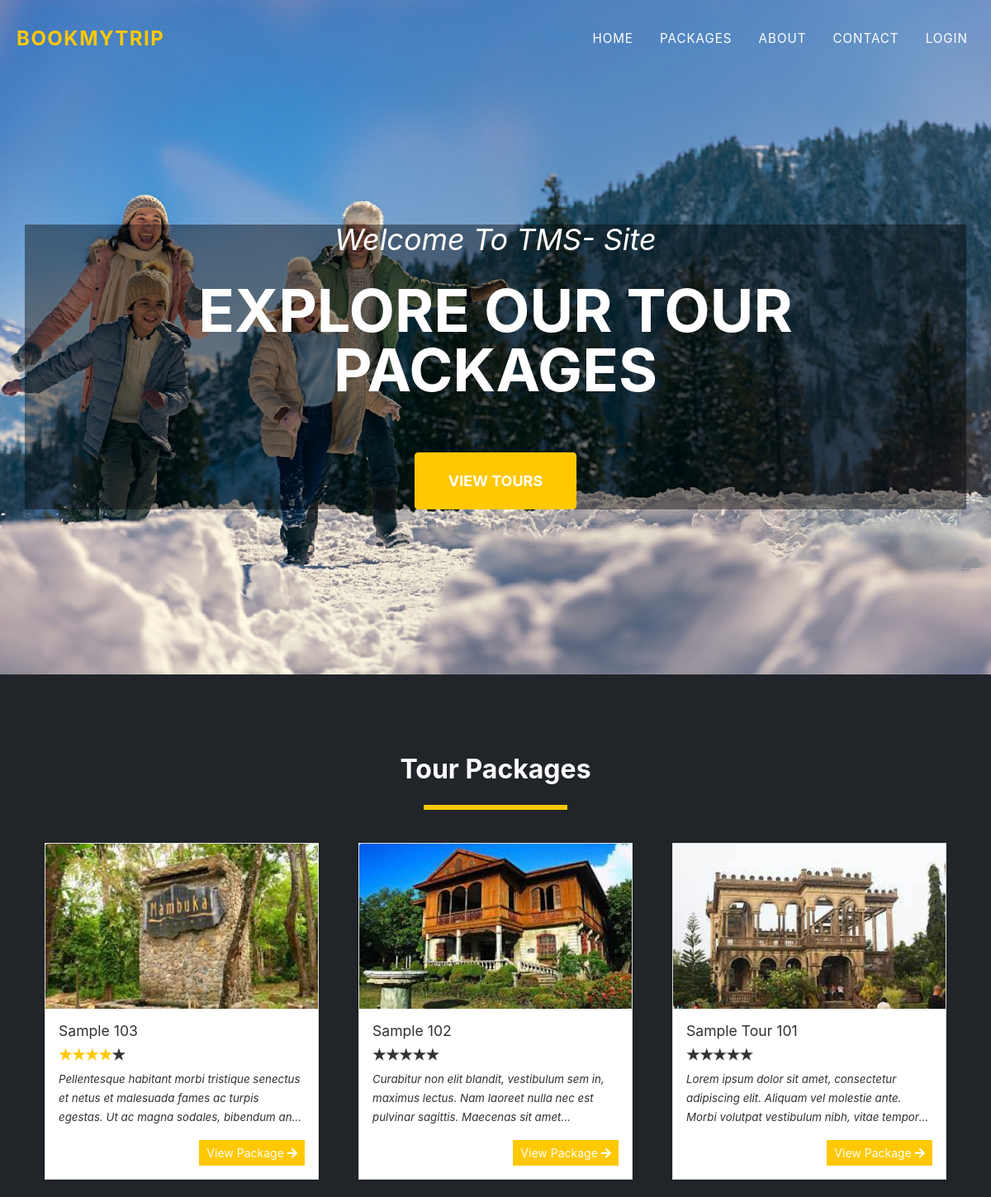
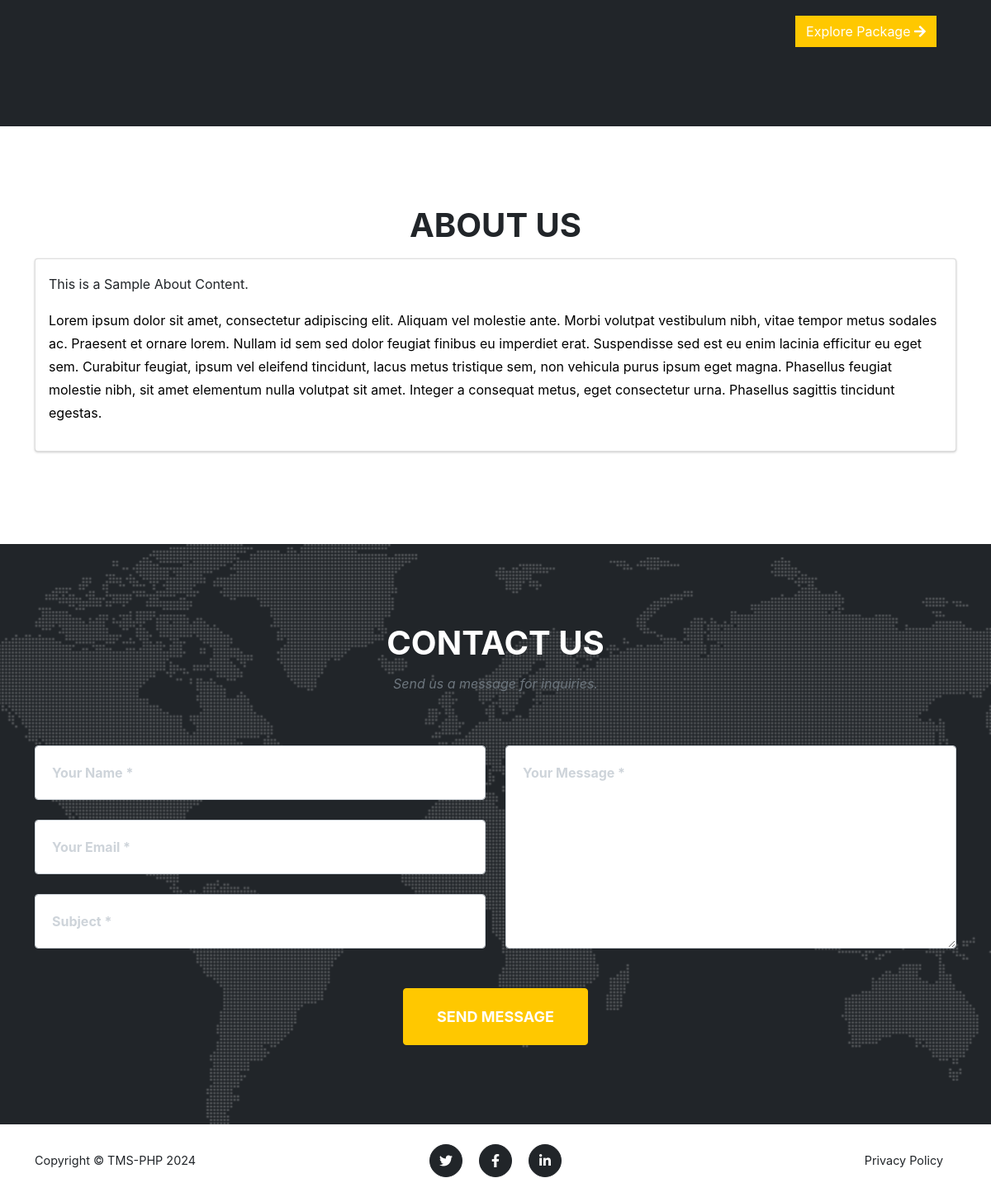
The page / on the database its author committed (2 pictures, top to bottom).
### tables this page shows
CREATE TABLE `packages` (
  `id` int(30) NOT NULL,
  `title` text DEFAULT NULL,
  `tour_location` text DEFAULT NULL,
  `cost` double NOT NULL,
  `description` text DEFAULT NULL,
  `upload_path` text DEFAULT NULL,
  `status` tinyint(4) NOT NULL DEFAULT 1 COMMENT '1 =active ,2 = Inactive',
  `date_created` datetime NOT NULL DEFAULT current_timestamp()
);

### config.php (called while the page is built, shortened)
<?php
function validate_image($file){
	if(!empty($file)){
		if(is_file(base_app.$file)){
			return base_url.$file;
		}else{
			return base_url.'dist/img/no-image-available.jpeg';
		}
	}else{
		return base_url.'dist/img/no-image-available.jpeg';
	}
}
?>

### portal.php (the view, shortened to what this page needs)
<header class="masthead">
	<div class="container">
		<div class="masthead-subheading">Welcome To TMS- Site</div>
		<div class="masthead-heading text-uppercase">Explore our Tour Packages</div>
		<a class="btn btn-primary btn-xl text-uppercase" href="#home">View Tours</a>
	</div>
</header>
<section class="page-section bg-dark" id="home">
	<div class="container">
		<h2 class="text-center">Tour Packages</h2>
	<div class="d-flex w-100 justify-content-center">
		<hr class="border-warning" style="border:3px solid" width="15%">
	</div>
	<div class="row">
		<?php
		$packages = $conn->query("SELECT * FROM `packages` order by rand() limit 3");
			while($row = $packages->fetch_assoc() ):
				$cover='';
				if(is_dir(base_app.'uploads/package_'.$row['id'])){
					$img = scandir(base_app.'uploads/package_'.$row['id']);
					$k = array_search('.',$img);
					if($k !== false)
						unset($img[$k]);
					$k = array_search('..',$img);
					if($k !== false)
						unset($img[$k]);
					$cover = isset($img[2]) ? 'uploads/package_'.$row['id'].'/'.$img[2] : "";
				}
				$row['description'] = strip_tags(stripslashes(html_entity_decode($row['description'])));
				$review = $conn->query("SELECT * FROM `rate_review` where package_id='{$row['id']}'");
				$review_count =$review->num_rows;
				$rate = 0;
				while($r= $review->fetch_assoc()){
					$rate += $r['rate'];
				}
				if($rate > 0 && $review_count > 0)
				$rate = number_format($rate/$review_count,0,"");
		?>
			<div class="col-md-4 p-4 ">
				<div class="card w-100 rounded-0">
					<img class="card-img-top" src="<?php echo validate_image($cover) ?>" alt="<?php echo $row['title'] ?>" height="200rem" style="object-fit:cover">
					<div class="card-body">
					<h5 class="card-title truncate-1 w-100"><?php echo $row['title'] ?></h5><br>
					<div class=" w-100 d-flex justify-content-start">
						<div class="stars stars-small">
								<input disabled class="star star-5" id="star-5" type="radio" name="star" <?php echo $rate == 5 ? "checked" : '' ?>/> <label class="star star-5" for="star-5"></label>
								<input disabled class="star star-4" id="star-4" type="radio" name="star" <?php echo $rate == 4 ? "checked" : '' ?>/> <label class="star star-4" for="star-4"></label>
								<input disabled class="star star-3" id="star-3" type="radio" name="star" <?php echo $rate == 3 ? "checked" : '' ?>/> <label class="star star-3" for="star-3"></label>
								<input disabled class="star star-2" id="star-2" type="radio" name="star" <?php echo $rate == 2 ? "checked" : '' ?>/> <label class="star star-2" for="star-2"></label>
								<input disabled class="star star-1" id="star-1" type="radio" name="star" <?php echo $rate == 1 ? "checked" : '' ?>/> <label class="star star-1" for="star-1"></label>
						</div>
                    </div>
    				<p class="card-text truncate"><?php echo $row['description'] ?></p>
					<div class="w-100 d-flex justify-content-end">
						<a href="./?page=view_package&id=<?php echo md5($row['id']) ?>" class="btn btn-sm btn-flat btn-warning">View Package <i class="fa fa-arrow-right"></i></a>
					</div>
					</div>
				</div>
			</div>
		<?php endwhile; ?>
	</div>
	<div class="d-flex w-100 justify-content-end">
		<a href="./?page=packages" class="btn btn-flat btn-warning mr-4">Explore Package <i class="fa fa-arrow-right"></i></a>
	</div>
	</div>
</section>
<section class="page-section" id="about">
	<div class="container">
		<div class="text-center">
			<h2 class="section-heading text-uppercase">About Us</h2>
		</div>
		<div>
			<div class="card w-100">
				<div class="card-body">
					<?php echo file_get_contents(base_app.'about.html') ?>
				</div>
			</div>
		</div>
	</div>
</section>
<section class="page-section" id="contact">
	<div class="container">
		<div class="text-center">
			<h2 class="section-heading text-uppercase">Contact Us</h2>
			<h3 class="section-subheading text-muted">Send us a message for inquiries.</h3>
		</div>
		<form id="contactForm" >
			<div class="row align-items-stretch mb-5">
				<div class="col-md-6">
					<div class="form-group">
						<input class="form-control" id="name" name="name" type="text" placeholder="Your Name *" required />
					</div>
					<div class="form-group">
						<input class="form-control" id="email" name="email" type="email" placeholder="Your Email *" data-sb-validations="required,email" />
					</div>
					<div class="form-group mb-md-0">
						<input class="form-control" id="subject" name="subject" type="subject" placeholder="Subject *" required />
					</div>
				</div>
				<div class="col-md-6">
					<div class="form-group form-group-textarea mb-md-0">
						<textarea class="form-control" id="message" name="message" placeholder="Your Message *" required></textarea>
					</div>
				</div>
			</div>
			<div class="text-center"><button class="btn btn-primary btn-xl text-uppercase" id="submitButton" type="submit">Send Message</button></div>
		</form>
	</div>
</section>

### rows shown on the page
packages: shows a picture, title "Sample 103", description "Pellentesque habitant morbi tristique senectus et netus et malesuada fames ac turpis egestas. Ut ac magna sodales, bibendum…"
packages: shows a picture, title "Sample 102", description "Curabitur non elit blandit, vestibulum sem in, maximus lectus. Nam laoreet nulla nec est pulvinar sagittis. Maecenas sit…"
packages: shows a picture, title "Sample Tour 101", description "Lorem ipsum dolor sit amet, consectetur adipiscing elit. Aliquam vel molestie ante. Morbi volutpat vestibulum nibh, vitae…"

### other values the page prints
$_settings->info('short_name') "TMS-PHP"
